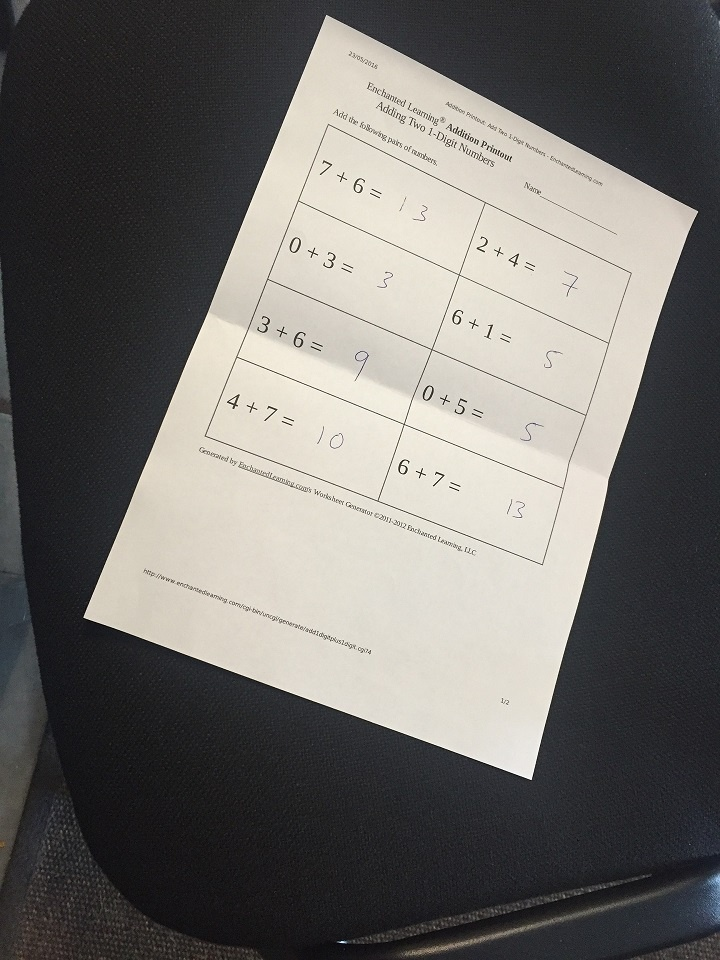
#> input picture Image_Processing/13_PerspectiveTransforms/img.jpg, 720 x 960 px
$ jupyter execute Transform.ipynb   (shell and % lines are left out)
#> lines starting #> are read from the running program, lines starting #| are printed output that depends on the picture
[cell 1]
import cv2 as cv
import numpy as np
import matplotlib.pyplot as plt

# Transformation

[cell 2]
image = cv.imread('img.jpg')
#> image is the input picture: shape (960, 720, 3); mean B, G, R 106.2, 109.5, 111.7

[cell 3]
# cordinates of the 4 corners of the original image
points_A = np.float32([[320,15], [700,215], [85,610], [530, 780]])

#cordinates of the 4 corners of the desired output. Kita menggunakan ration pada kertas A4
points_B = np.float32([[0,0], [420,0], [0,594], [420,594]])

# Use the two sets of four points to compute the Perspective Transformation matrix (M)
M = cv.getPerspectiveTransform(points_A, points_B)

warped = cv.warpPerspective(image, M, (429,594))
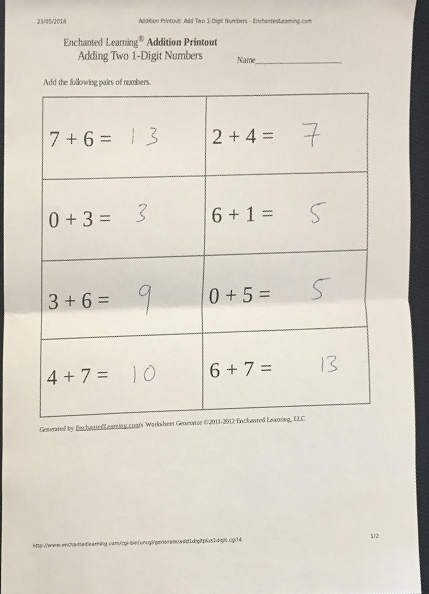
#> warped: shape (594, 429, 3); mean B, G, R 198, 209.2, 215

plt.figure(figsize=(12,8))

plt.subplot(1,2,1)
plt.imshow(cv.cvtColor(image, cv.COLOR_BGR2RGB))
plt.title('Original Image')
plt.axis('off')

plt.subplot(1,2,2)
plt.imshow(cv.cvtColor(warped, cv.COLOR_BGR2RGB))
plt.title('Enhanced Image')
plt.axis('off')

plt.show()
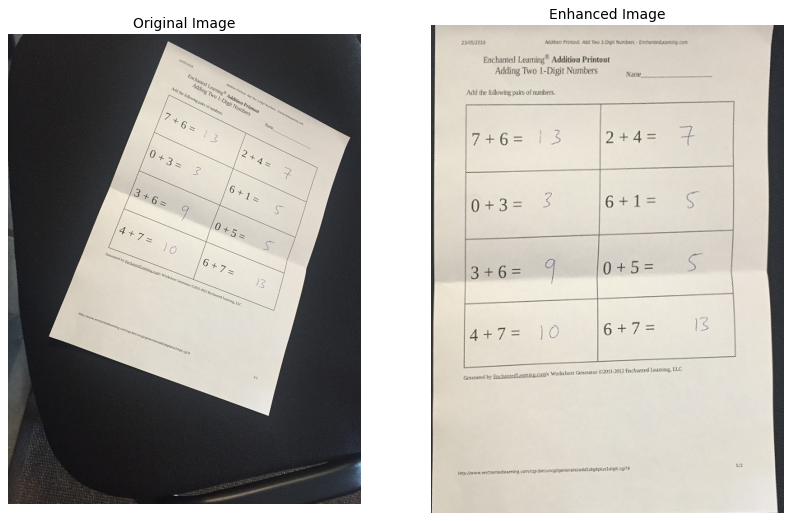
#> figure drawn by matplotlib, 2 panels
